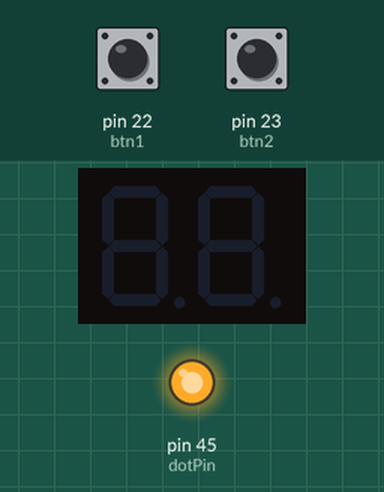
Recording of a sketch running on a simulated Arduino Mega 2560, built with avr-gcc and run on an emulated ATmega2560. Shown: 2-digit seven-segment display, output pins drawn as LEDs (lit = HIGH). Wiring (inferred from the names in the program): 2-digit 7-segment display, segments lit when LOW: segments pin 38, pin 39, pin 40, pin 41, pin 42, pin 43, pin 44; digit selects pin 30, pin 31. The test bench sets the inputs (shaded band); at power-on: pin 22 (btn1) LOW, pin 23 (btn2) LOW. The segment pins are drawn as the display they are named for; pins used as bus, display or sensor lines are not drawn.

Above: at 1.2 s.
1.3 s: pin 22 (btn1) pulled HIGH for 0.15 s
At 1.7 s:
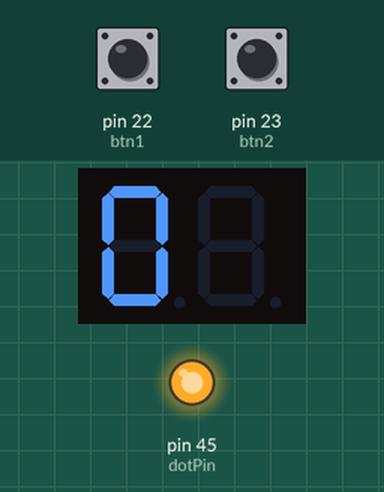
4.3 s: pin 23 (btn2) pulled HIGH for 0.15 s
At 4.7 s:
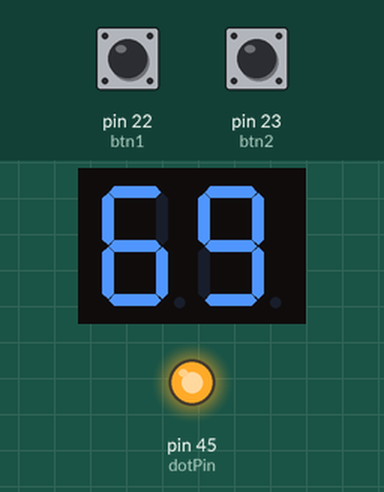
7.3 s: pin 22 (btn1) pulled HIGH for 1 s
At 7.65 s:
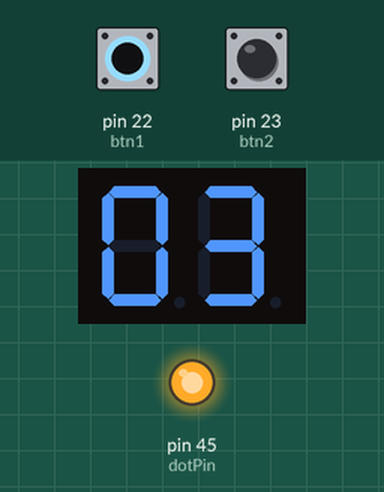
10.3 s: pin 23 (btn2) pulled HIGH for 1 s
At 11.3 s:
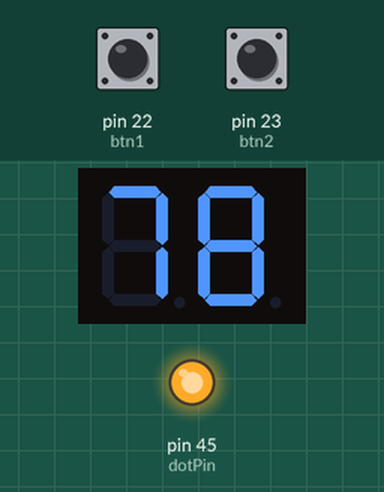
13.3 s: pin 22 (btn1) pulled HIGH for 0.15 s
At 14.18 s:
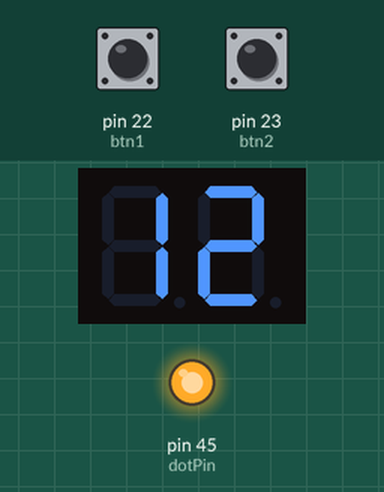
16.3 s: pin 23 (btn2) pulled HIGH for 0.15 s
At 17.66 s:
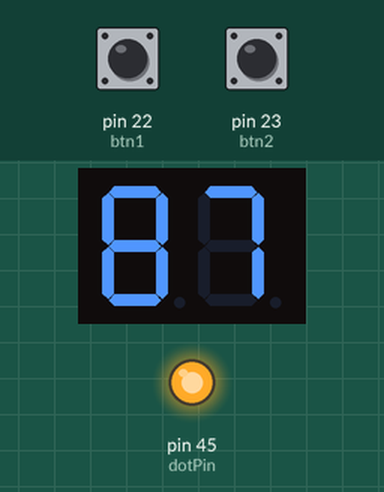
Timing chart, 0 to 19.3 s (numbered marks = the images above; inputs shaded):
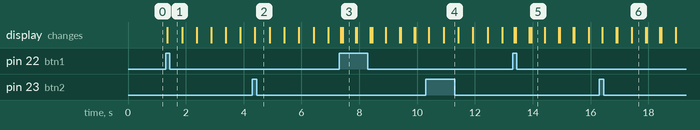

Measured:
- after the input at 1.3 s, the display: changes after 0.06 s (image 1)
- what the display in image 3 shows lasts 0.5 s, from 7.4 s to 7.9 s

The sketch:

2.ino
```cpp
// 定義接腳
const int btn1 = 22;
const int btn2 = 23;
const int com1 = 30;
const int com2 = 31;
const int segments[] = {38, 39, 40, 41, 42, 43, 44}; // A, B, C, D, E, F, G
const int dotPin = 45;       // DP (小數點)

// 共陽極 0-9 編碼 (0為亮, 1為暗)
const byte numbers[10][7] = {
  {0,0,0,0,0,0,1}, {1,0,0,1,1,1,1}, {0,0,1,0,0,1,0}, {0,0,0,0,1,1,0}, {1,0,0,1,1,0,0},
  {0,1,0,0,1,0,0}, {0,1,0,0,0,0,0}, {0,0,0,1,1,1,1}, {0,0,0,0,0,0,0}, {0,0,0,0,1,0,0}
};

// 狀態變數
bool show1 = false;
bool show2 = false;
int count1 = 0;              // 0 -> 9
int count2 = 9;              // 9 -> 0

int lastBtn1 = LOW;
int lastBtn2 = LOW;

unsigned long lastUpdate1 = 0;
unsigned long lastUpdate2 = 0;
const int interval = 500;    // 0.5秒換一次數字

void setup() {
  pinMode(btn1, INPUT);
  pinMode(btn2, INPUT);
  pinMode(com1, OUTPUT);
  pinMode(com2, OUTPUT);
  pinMode(dotPin, OUTPUT);

  // 初始化：PNP HIGH 為關閉
  digitalWrite(com1, HIGH);
  digitalWrite(com2, HIGH);
  digitalWrite(dotPin, HIGH); // 共陽極 HIGH 為不亮

  for (int i = 0; i < 7; i++) {
    pinMode(segments[i], OUTPUT);
    digitalWrite(segments[i], HIGH);
  }
}

void loop() {
  int cur1 = digitalRead(btn1);
  int cur2 = digitalRead(btn2);

  // 1. 同時按下判斷：全暗
  if (cur1 == HIGH && cur2 == HIGH) {
    show1 = false;
    show2 = false;
  }
  else {
    // 按鈕 1：由低變高時，重新從 0 開始數
    if (cur1 == HIGH && lastBtn1 == LOW) {
      delay(20); // 去彈跳
      show1 = true;
      count1 = 0;
      lastUpdate1 = millis();
    }
    // 按鈕 2：由低變高時，重新從 9 開始數
    if (cur2 == HIGH && lastBtn2 == LOW) {
      delay(20); // 去彈跳
      show2 = true;
      count2 = 9;
      lastUpdate2 = millis();
    }
  }
  lastBtn1 = cur1;
  lastBtn2 = cur2;

  // 2. 計數邏輯
  unsigned long now = millis();
  if (show1 && (now - lastUpdate1 >= interval)) {
    count1 = (count1 + 1) % 10;
    lastUpdate1 = now;
  }
  if (show2 && (now - lastUpdate2 >= interval)) {
    count2 = count2 - 1;
    if (count2 < 0) count2 = 9;
    lastUpdate2 = now;
  }

  // 3. 掃描顯示 (Multiplexing)
  if (show1) {
    displayNum(com1, count1);
    delay(5); // 停留 5ms
  }

  if (show2) {
    displayNum(com2, count2);
    delay(5); // 停留 5ms
  }

  // 若都沒開啟則確保關閉
  if (!show1 && !show2) {
    digitalWrite(com1, HIGH);
    digitalWrite(com2, HIGH);
  }
}

// 顯示單一數字函式
void displayNum(int comPin, int num) {
  // 消隱 (關閉所有 COM 避免殘影)
  digitalWrite(com1, HIGH);
  digitalWrite(com2, HIGH);

  // 設置段位
  for (int i = 0; i < 7; i++) {
    digitalWrite(segments[i], numbers[num][i]);
  }

  // 第二顆(以及所有)的 dot 永不亮
  digitalWrite(dotPin, HIGH);

  // 開啟目標位數 (PNP 給 LOW)
  digitalWrite(comPin, LOW);
}
```
